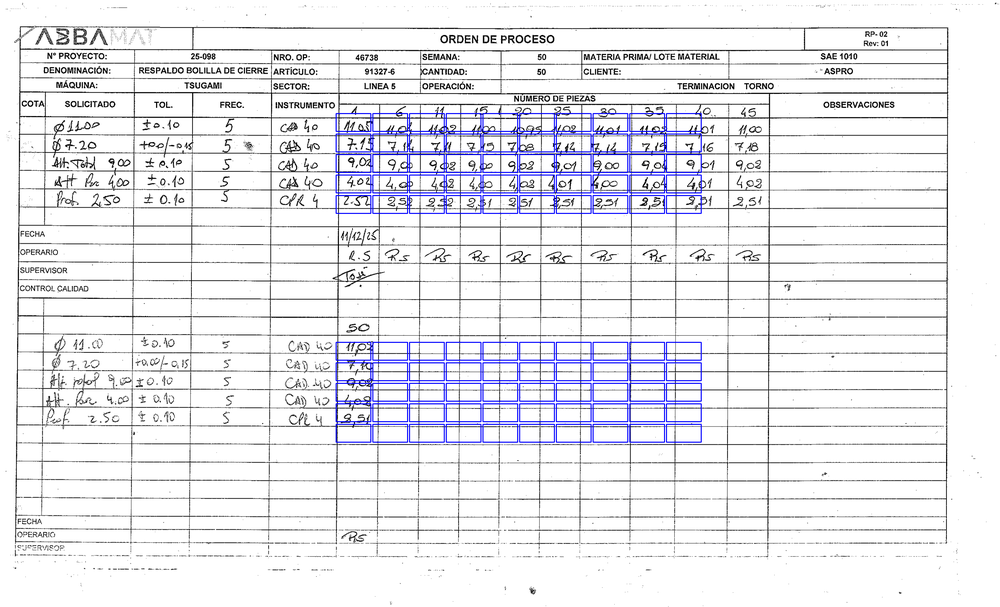
#> input picture celda_prueba.png, 1000 x 607 px, shrunk from 3024 x 1836 before the run
$ python test_ocr.py
#> lines starting #> are read from the running program, lines starting #| are printed output that depends on the picture; after the words box and inside, x2 and y2 are one past the last pixel; in counts of white or black regions, pixels touching at a corner belong together
import cv2
import pytesseract

pytesseract.pytesseract.tesseract_cmd = r'C:\Program Files\Tesseract-OCR\tesseract.exe'

img = cv2.imread('celda_prueba.png')
#> img is the input picture: shape (607, 1000, 3); mean B, G, R 238.7, 234.1, 234.1
if img is not None:
    # 1. Pasamos a gris
    gray = cv2.cvtColor(img, cv2.COLOR_BGR2GRAY)
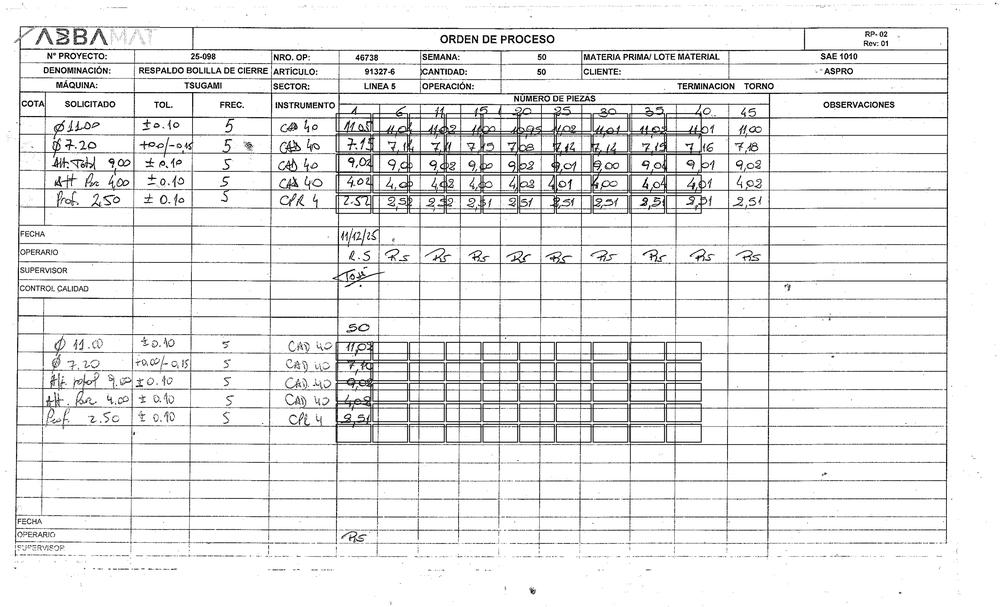
#> gray: shape (607, 1000); min 0, max 255, mean 234.6

    # 2. APLICAMOS BLUR (Quita el ruido de los píxeles de la birome)
    gray = cv2.GaussianBlur(gray, (5, 5), 0)
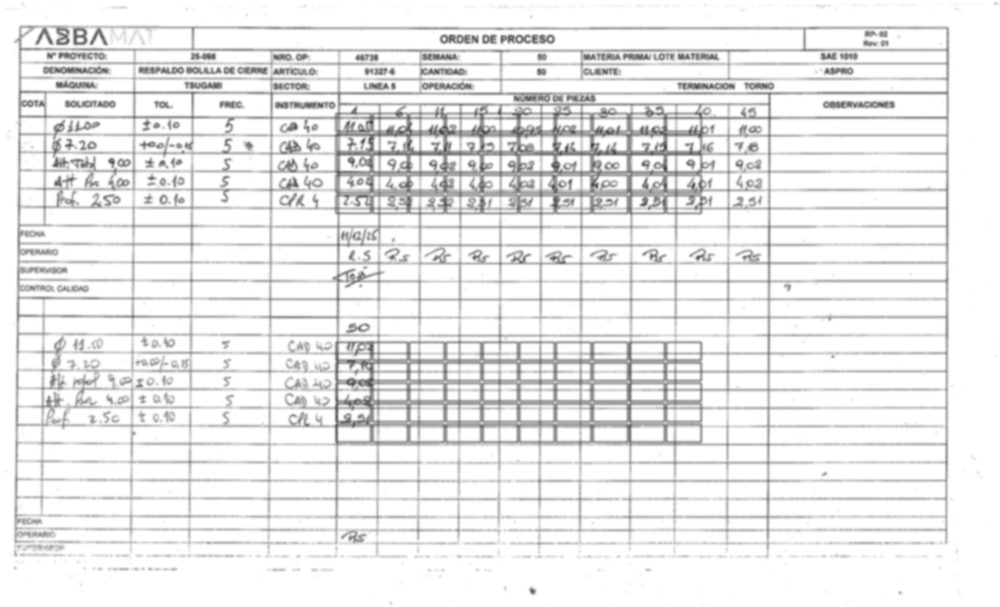
#> gray: shape (607, 1000); min 63, max 255, mean 234.7

    # 3. ADAPTIVE THRESHOLD (Esto es clave: se adapta si hay zonas oscuras/claras)
    thresh = cv2.adaptiveThreshold(gray, 255, cv2.ADAPTIVE_THRESH_GAUSSIAN_C, cv2.THRESH_BINARY, 11, 2)
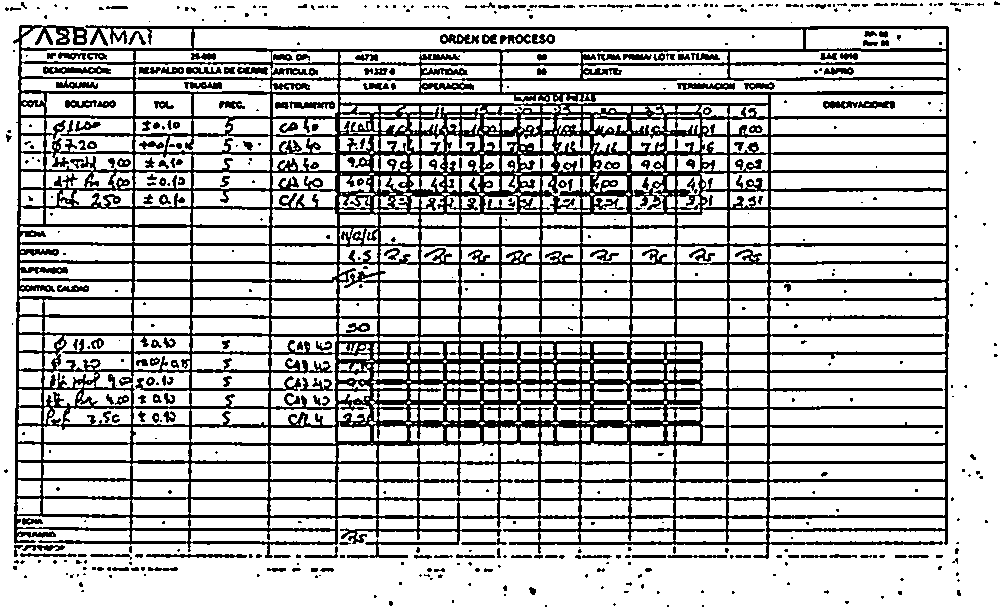
#> thresh: shape (607, 1000); 75.7% white; 531 black regions (326 under 20 px), largest, box (x1, y1, x2, y2) and area: (13, 25, 949, 559) 130089, (43, 66, 111, 74) 355, (146, 554, 247, 558) 309

    # Leer
#> (the run stopped early here; a loop or call above may not have finished)
